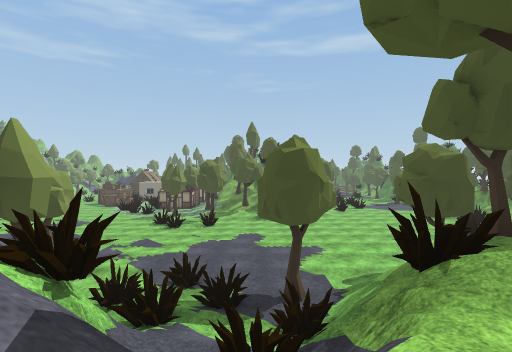
view 1 (above)

12 first-person views from a walk through a scene from a Unity 3-D project. The camera is 1.5 m above the floor, looks level and sees 85° across. The floor is counted in squares, 2 m on a side. Each view is taken from the middle of a square. On the plan, view 1 faces up. The plan holds only what a view shows up to about 10 squares ahead; the rest is blank. The place goes on beyond the plan. Some animated figures are left out. Some surface patterns are stand-ins.

view 2
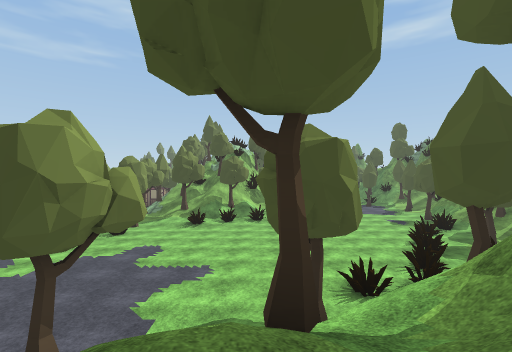

view 3
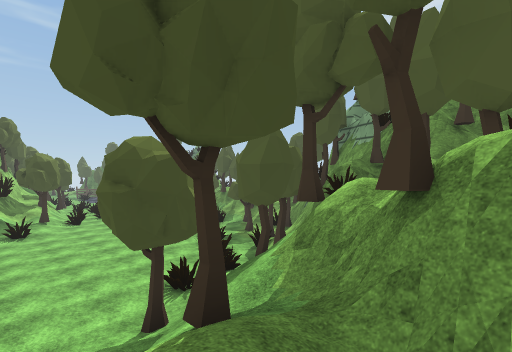

view 4
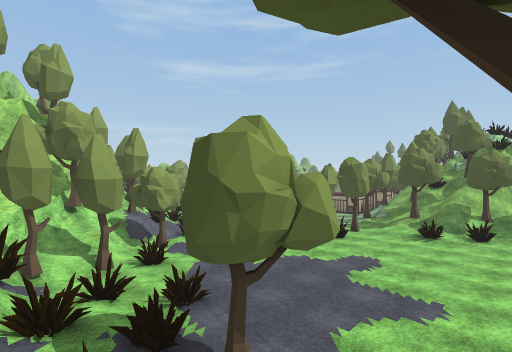

view 5
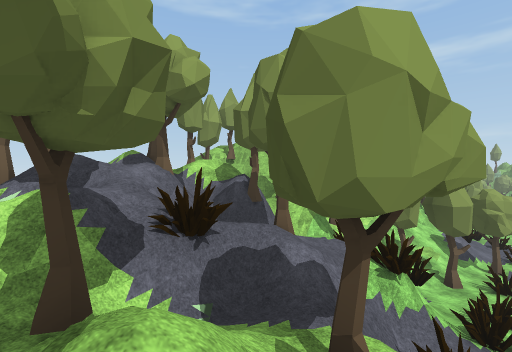

view 6
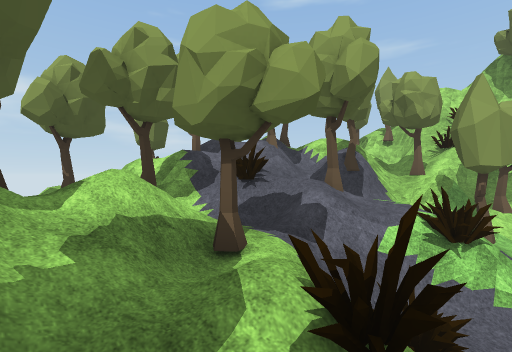

view 7
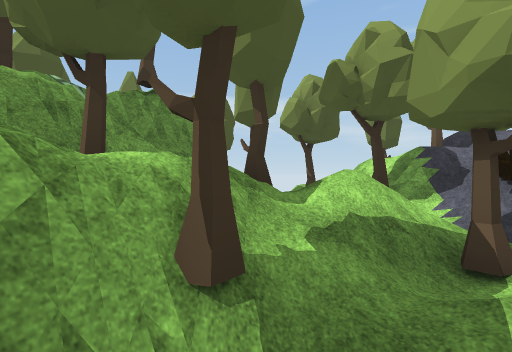

view 8
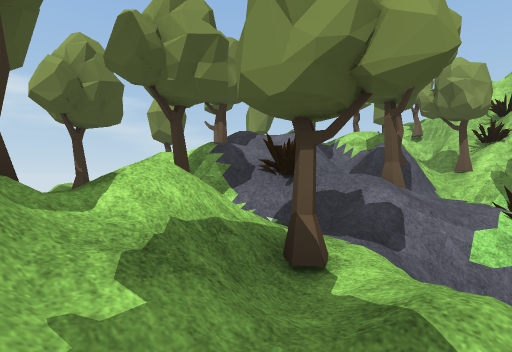

view 9
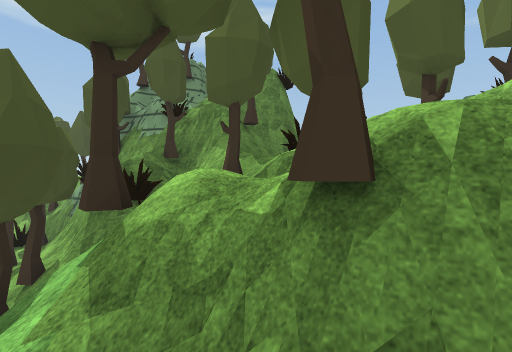

view 10
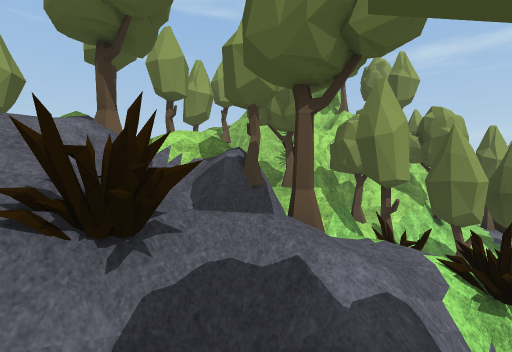

view 11
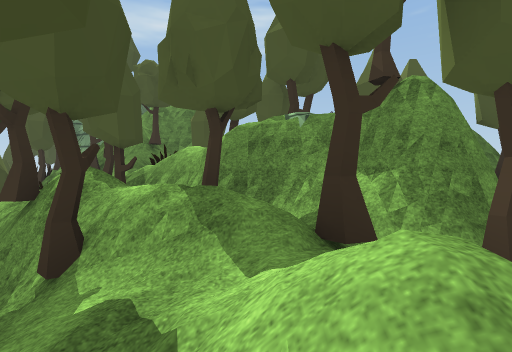

view 12
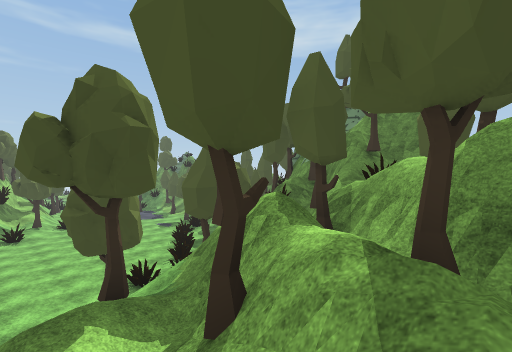

### Floor plan
Key: @ floor where view 1 was taken; # wall or solid block; x gap in a wall; . main floor; : floor 0.25 m higher than the main floor; + floor 2 m higher than the main floor; * floor 2.25 m higher than the main floor; % floor 4 m higher than the main floor; & floor 5.5 m higher than the main floor; $ floor 6.25 m higher than the main floor; / step, stairs or slope; = window, fence, low wall or low ledge; T tree; O other object.
Columns run from 9 left of view 1 to 13 right of it. Each row starts with its distance up from view 1.
 16            T
 15           //=
 14          /=...
 13         .......
 12        =.......... ..:
 11        ..........#.T.//
 10  #  .............#../ *
  9  /.#............#./TO##
  8   /..............//
  7  T//T........./#./##
  6   ///#....../T/T###
  5 ##T//T.##xT///// #
  4  ###/T//////+/T##
  3  ###///=//#//T#=#
  2   #T=T//=////#=#
  1  ##=T# ///T/TT#
  0  #=%=#TT#@////#
 -1  #   ===#=T/T/#
 -2   ##TT T&== T##
 -3      T$$T#=  #
 -4      ###

Where each view was taken, in squares from view 1:
view 1: 0 up, 0 right, facing up
view 2: 2 up, 3 right, facing up
view 3: 2 up, 2 right, facing up-right
view 4: 3 up, 3 right, facing up-left
view 5: 0 up, 3 right, facing left
view 6: 3 up, 3 right, facing down-left
view 7: 3 up, 3 right, facing down
view 8: 2 up, 3 right, facing down-left
view 9: 3 up, 3 right, facing right
view 10: 0 up, 1 right, facing left
view 11: 0 up, 1 right, facing right
view 12: 0 up, 2 right, facing up-right
